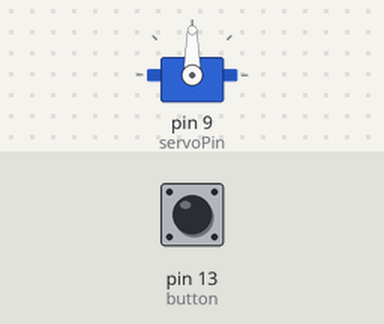
Recording of a sketch running on a simulated Arduino Uno, built with avr-gcc and run on an emulated ATmega328P. Parts: servo. The inputs (shaded band) are chosen by the test bench; at power-on: pin 13 (button) LOW.

Above: at 1.2 s.
1.3 s: pin 13 (button) pulled HIGH for 0.15 s
At 2.6 s:
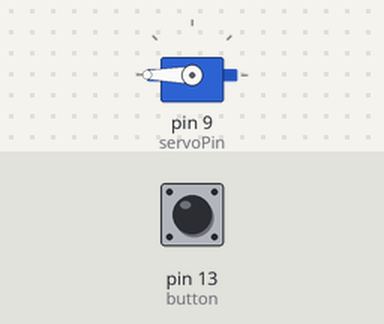
Timing chart, 0 to 4.3 s (numbered marks = the images above; inputs shaded):
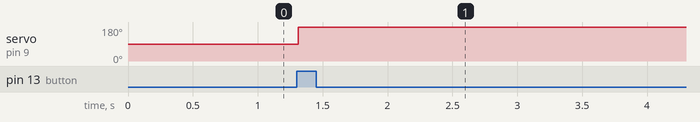

The sketch:

main.ino
```cpp
#include <Servo.h>

Servo myServo;

const int servoPin = 9;
const int button = 13;

int angle = 0;


void setup()
{
  pinMode(button, INPUT);
  myServo.attach(servoPin);
}

void loop()
{
  while(digitalRead(button) == HIGH && angle < 180) {
  	angle++;
    myServo.write(angle);
  }
}
```

Measured:
- after the input at 1.3 s, servo on pin 9 (servoPin): 90° → 180° at once
